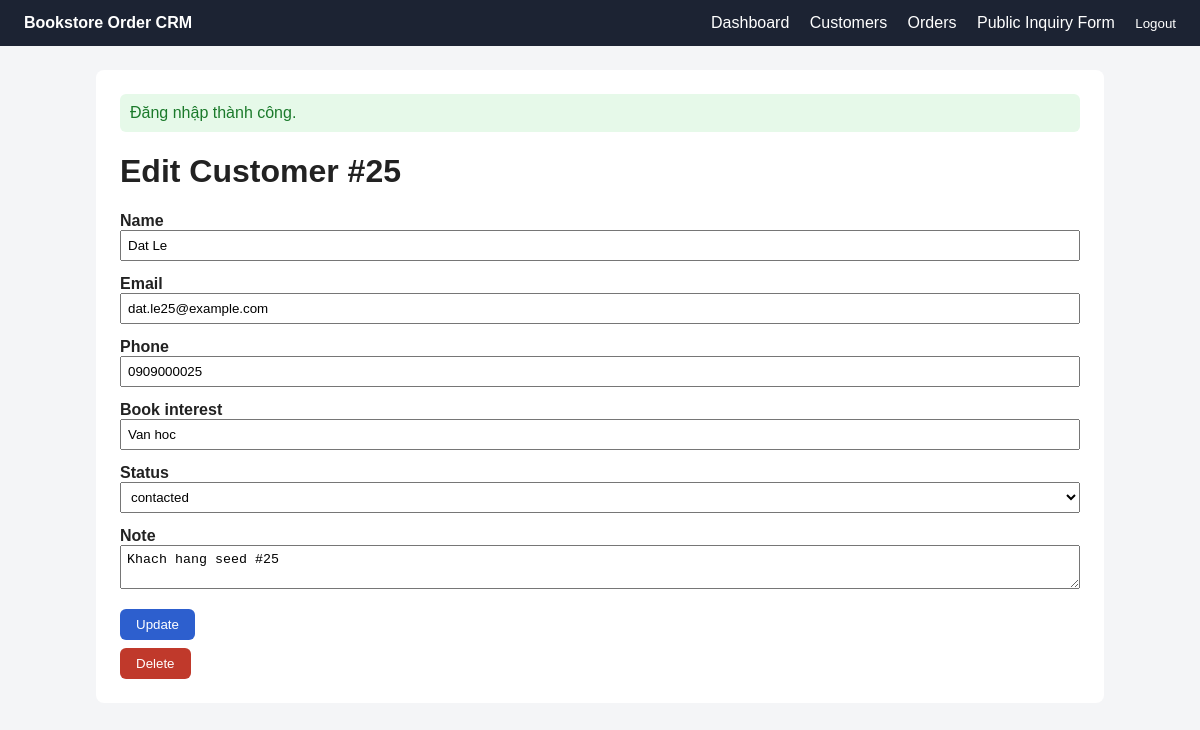
The app's page /customers/edit?id=25 (signed in) with its own data.
### tables this page shows
CREATE TABLE customers (
    id INT AUTO_INCREMENT PRIMARY KEY,
    name VARCHAR(100) NOT NULL,
    email VARCHAR(150) NOT NULL,
    phone VARCHAR(30),
    book_interest VARCHAR(150),
    status ENUM('new','contacted','converted','closed') NOT NULL DEFAULT 'new',
    note TEXT,
    created_at DATETIME NOT NULL DEFAULT CURRENT_TIMESTAMP,
    updated_at DATETIME NULL,
    UNIQUE KEY unique_customer_email (email),
    INDEX idx_customers_created_at (created_at),
    INDEX idx_customers_status_created_at (status, created_at)
);

### app/Core/helpers.php (called while the page is built, shortened)
<?php
function e(?string $value): string
{
    return htmlspecialchars($value ?? '', ENT_QUOTES, 'UTF-8');
}
function render(string $view, array $data = [], string $layout = 'layouts/main'): void
{
    extract($data);
    require __DIR__ . '/../Views/' . $view . '.php';
}
function old(array $oldData, string $field, string $default = ''): string
{
    return e($oldData[$field] ?? $default);
}

### app/Controllers/CustomerController.php (called while the page is built, shortened)
<?php
class CustomerController
{
    public function edit(): void
    {
        $id = (int) ($_GET['id'] ?? 0);
        $customer = $this->service->findById($id);
        render('customers/edit', [
            'title'    => 'Edit Customer',
            'customer' => $customer,
            'errors'   => [],
            'old'      => $customer,
        ]);
    }
}

### public/index.php (called while the page is built)
<?php
$container = require __DIR__ . '/../bootstrap.php';
$router = new Router();
$router->get('/', [HomeController::class, 'index']);
$router->get('/login', [AuthController::class, 'login']);
$router->post('/login', [AuthController::class, 'handleLogin']);
$router->post('/logout', [AuthController::class, 'logout']);
$router->get('/dashboard', [DashboardController::class, 'index']);
$router->get('/inquiries/create', [InquiryController::class, 'create']);
$router->post('/inquiries/store', [InquiryController::class, 'store']);
$router->get('/customers', [CustomerController::class, 'index']);
$router->get('/customers/create', [CustomerController::class, 'create']);
$router->post('/customers/store', [CustomerController::class, 'store']);
$router->get('/customers/edit', [CustomerController::class, 'edit']);
$router->post('/customers/update', [CustomerController::class, 'update']);
$router->post('/customers/delete', [CustomerController::class, 'delete']);
$router->get('/orders', [OrderController::class, 'index']);
$router->get('/orders/create', [OrderController::class, 'create']);
$router->post('/orders/store', [OrderController::class, 'store']);
$router->get('/orders/edit', [OrderController::class, 'edit']);
$router->post('/orders/update', [OrderController::class, 'update']);
$router->post('/orders/delete', [OrderController::class, 'delete']);
$router->get('/health', [HealthController::class, 'index']);
$method = $_SERVER['REQUEST_METHOD'];
$path   = parse_url($_SERVER['REQUEST_URI'], PHP_URL_PATH);
$path   = rtrim($path, '/') ?: '/';
try {
    $router->dispatch($method, $path, $container);
} catch (Throwable $e) {
    log_error('Unhandled error: ' . $e->getMessage() . ' at ' . $e->getFile() . ':' . $e->getLine());
    http_response_code(500);
    render('errors/500', [
        'title'        => '500 Internal Server Error',
        'debugMessage' => APP_DEBUG ? ($e->getMessage() . ' @ ' . $e->getFile() . ':' . $e->getLine()) : null,
    ]);
}

### app/Repositories/CustomerRepository.php (called while the page is built, shortened)
<?php
class CustomerRepository
{
    public function findById(int $id): ?array
    {
        $stmt = $this->db->prepare("SELECT * FROM customers WHERE id = :id LIMIT 1");
        $stmt->execute(['id' => $id]);
        $row = $stmt->fetch();
        return $row ?: null;
    }
}

### app/Services/CustomerService.php (called while the page is built, shortened)
<?php
class CustomerService
{
    public function findById(int $id): ?array
    {
        return $this->repo->findById($id);
    }
}

### app/Views/customers/edit.php (the view, shortened to what this page needs)
<h1><?= e($title) ?> #<?= e((string) $customer['id']) ?></h1>
<form method="POST" action="/customers/update">
    <label>Name</label>
    <input type="text" name="name" value="<?= old($old, 'name') ?>">
    <label>Email</label>
    <input type="email" name="email" value="<?= old($old, 'email') ?>">
    <label>Phone</label>
    <input type="text" name="phone" value="<?= old($old, 'phone') ?>">
    <label>Book interest</label>
    <input type="text" name="book_interest" value="<?= old($old, 'book_interest') ?>">
    <label>Status</label>
    <select name="status">
        <?php foreach (['new', 'contacted', 'converted', 'closed'] as $s): ?>
            <option value="<?= $s ?>" <?= ($old['status'] ?? '') === $s ? 'selected' : '' ?>><?= $s ?></option>
        <?php endforeach; ?>
    </select>
    <label>Note</label>
    <textarea name="note"><?= old($old, 'note') ?></textarea>
    <button type="submit" style="margin-top:12px;">Update</button>
</form>
<form method="POST" action="/customers/delete" style="margin-top:8px;" onsubmit="return confirm('Xoá khách hàng này?');">
    <button type="submit" class="btn-danger">Delete</button>
</form>

### app/Views/layouts/main.php (style rules this page uses)
body { font-family: Arial, sans-serif; margin: 0; background: #f4f5f7; color: #222; }
input, select, textarea { padding: 6px; margin-bottom: 4px; width: 100%; box-sizing: border-box; }
label { font-weight: bold; display: block; margin-top: 10px; }
button, .btn { background: #2d5fce; color: #fff; border: none; padding: 8px 16px; border-radius: 6px; cursor: pointer; }
.btn-danger { background: #c0392b; }

### records on screen
customers: id "25", name "Dat Le", email "dat.le25@example.com", phone "0909000025", book_interest "Van hoc", status "contacted", note "Khach hang seed #25"

### other values on screen
$success "Đăng nhập thành công."
$title "Edit Customer"
